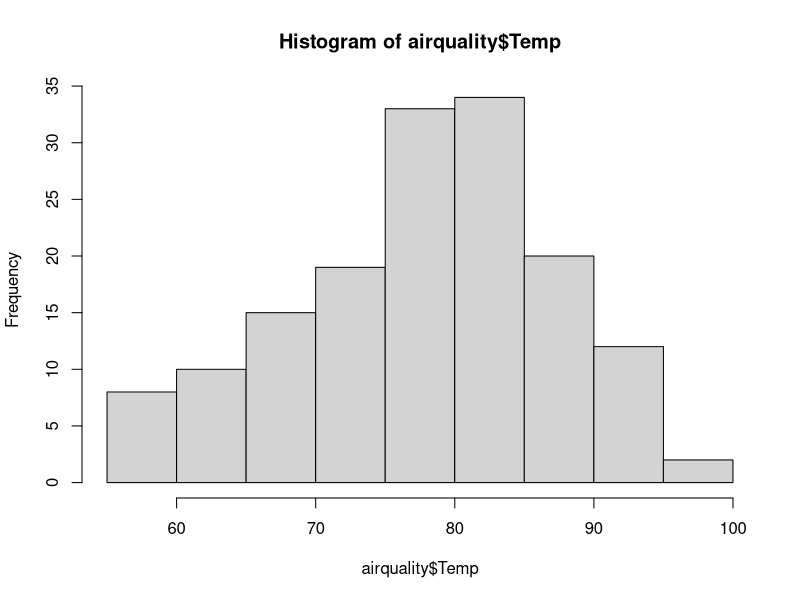
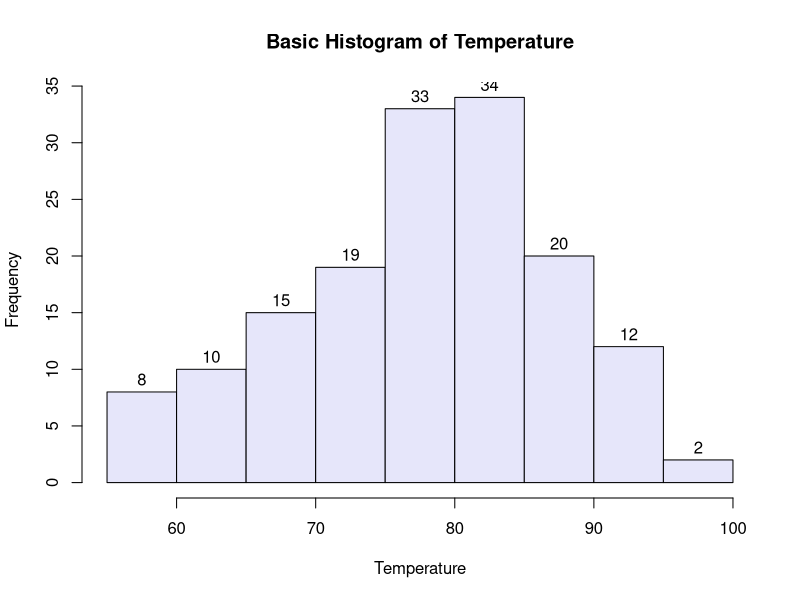
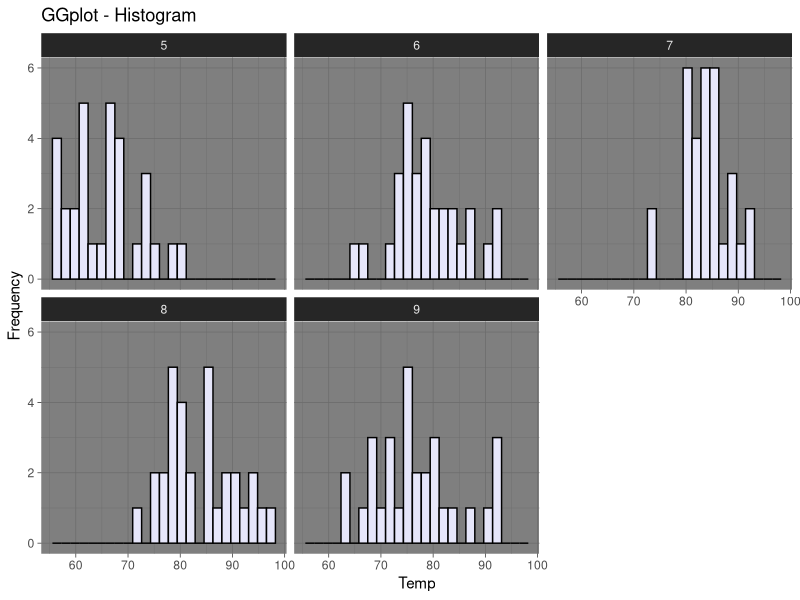

Recreate these plots in R, in order.
airquality
?airquality
class(airquality)
View(airquality)
hist(airquality$Temp)

hist(airquality$Temp,
     breaks = 7,
     main = "Basic Histogram of Temperature",
     xlab = "Temperature",
     ylab = "Frequency",
     labels = TRUE,
     col = "lavender",
     border = "black"
)

library(ggplot2)
ggplot(
  airquality,
  aes(x=Temp)
)+
  geom_histogram(
    bins = 25,
    fill = "lavender",
    col = "black"
  )+
  labs( 
    title = "GGplot - Histogram",
    y = "Frequency")+
  facet_wrap(~Month) +
  theme_dark()
